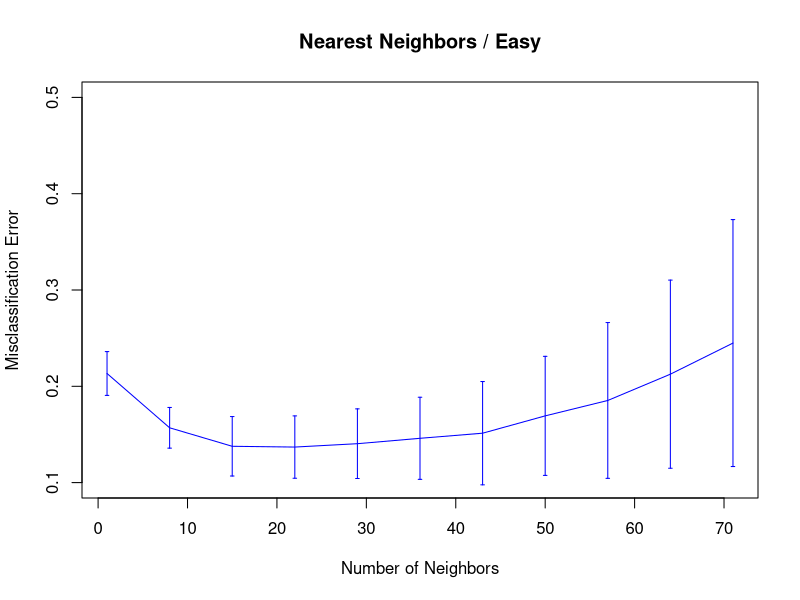
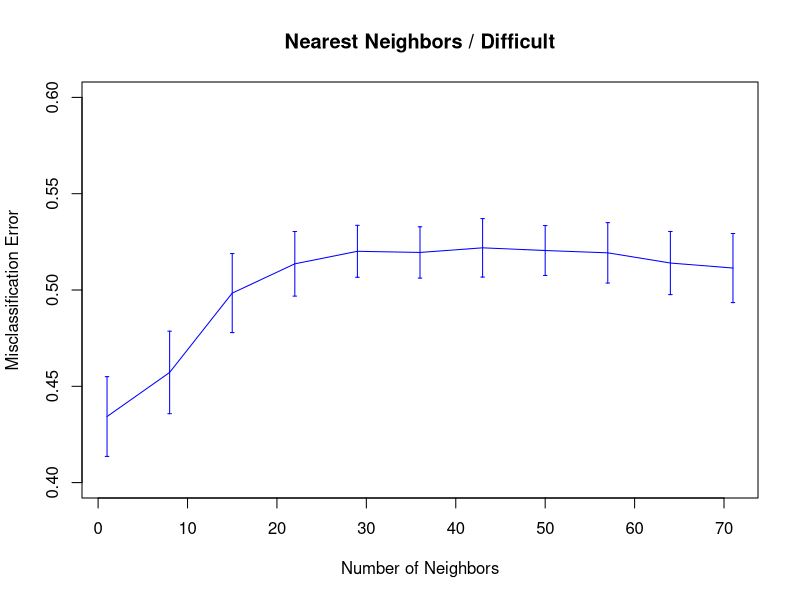
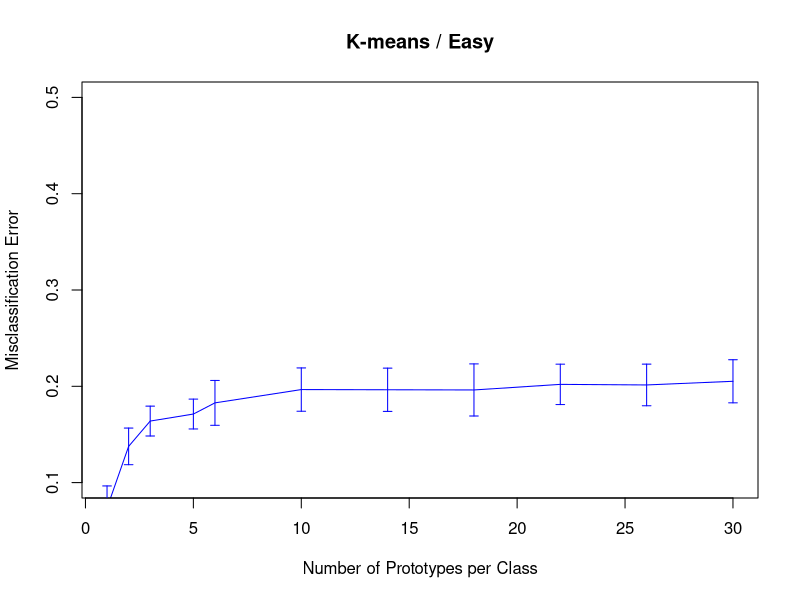
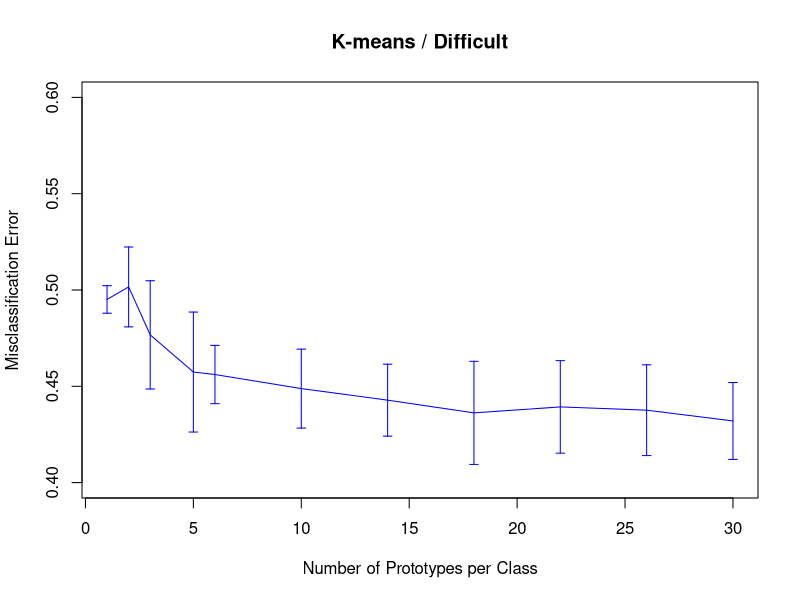

Write R code to recreate these figures, in order.
## ---- chunk 1
## generate dataset X
genX <- function(N, p = 10){
  sapply(1:p, function(i) runif(N))
}
## generate dataset Y
genY <- function(X, id = 1){
  if (id == 1){
    apply(X, 1, function(x) ifelse(x[1] < 0.5, 0, 1) )
  }
  else if (id == 2){
    apply(X, 1, function(x) ifelse(prod(x[1:3]-0.5) > 0, 1, 0) )
  }
  else{
    cat("WARNING! Incorrect id for problems.")
  }
}
## ---- chunk 2
n.train = 100
n.test = 1000
n.realization = 10
## ---- chunk 3
library(class)
seq.knn = seq(1, 71, by = 7)
n.knn = length(seq.knn)
err = array(NA, c(n.knn, n.realization))
## ---- chunk 4
knn.sim <- function(id){
  for (j in 1:n.realization){
    X.train = genX(n.train)
    Y.train = genY(X.train, id)
    X.test = genX(n.test)
    Y.test = genY(X.test, id)
    for (i in 1:n.knn){
      Y.pred = knn(X.train, X.test, factor(Y.train), k = seq.knn[i])
      err[i, j] = sum(Y.pred!=Y.test)/n.test
    }
  }
  return(err)
}
## ---- chunk 5
myplot <- function(seq.knn, err, main, xlab, ylim){
  ## calculate the mean and std of misclassification error
  err.mean = apply(err, 1, mean)
  err.std = apply(err, 1, sd)

  n.knn = length(seq.knn)
  ## plot
  plot(seq.knn, err.mean, 
       main = main, 
       ylab = "Misclassification Error", 
       xlab = xlab, 
       col = "blue", type = "l",
       ylim = ylim)
  for(i in 1:n.knn){
    lines(c(seq.knn[i], seq.knn[i]), 
          c(err.mean[i] - err.std[i], err.mean[i] + err.std[i]), 
          col = "blue", pch = 3)
    lines(c(seq.knn[i]-0.2, seq.knn[i]+0.2), 
          c(err.mean[i] - err.std[i], err.mean[i] - err.std[i]),
          col = "blue", pch = 3)
    lines(c(seq.knn[i]-0.2, seq.knn[i]+0.2), 
          c(err.mean[i] + err.std[i], err.mean[i] + err.std[i]), 
          col = "blue", pch = 3)
  }
}
## ---- chunk 6
err = knn.sim(1)
myplot(seq.knn, err, "Nearest Neighbors / Easy", "Number of Neighbors", c(0.1, 0.5))
## ---- chunk 7
err = knn.sim(2)
myplot(seq.knn, err, "Nearest Neighbors / Difficult", "Number of Neighbors", c(0.4, 0.6))
## ---- chunk 8
seq.kmeans = c(1, 2, 3, 5, seq(6, 31, by = 4))
n.kmeans = length(seq.kmeans)
err = array(NA, c(n.kmeans, n.realization))
## ---- chunk 9
## predict function for k-means
predict.kmeans <- function(cl0, cl1, newpoint){
  center0 = cl0$centers
  center1 = cl1$centers
  res0 = apply(newpoint, 1, function(x) {
    min(apply(center0, 1, function(xx) sum((xx-x)^2)))
  })
  res1 = apply(newpoint, 1, function(x) {
    min(apply(center1, 1, function(xx) sum((xx-x)^2)))
  })
  ifelse(res0 < res1, 0, 1)
}
kmeans.sim <- function(id){
  for (j in 1:n.realization){
    X.train = genX(n.train)
    Y.train = genY(X.train, id)
    X.test = genX(n.test)
    Y.test = genY(X.test, id)
    for (i in 1:n.kmeans){
      cl0 = kmeans(X.train[Y.train==0, ], seq.kmeans[i])
      cl1 = kmeans(X.train[Y.train==1, ], seq.kmeans[i])
      Y.pred = predict.kmeans(cl0, cl1, X.test)
      err[i, j] = sum(Y.pred!=Y.test)/n.test
    }
  }
  return(err)
}
## ---- chunk 10
err = kmeans.sim(1)
myplot(seq.kmeans, err, "K-means / Easy", "Number of Prototypes per Class", c(0.1, 0.5))
## ---- chunk 11
err = kmeans.sim(2)
myplot(seq.kmeans, err, "K-means / Difficult", "Number of Prototypes per Class", c(0.4, 0.6))
